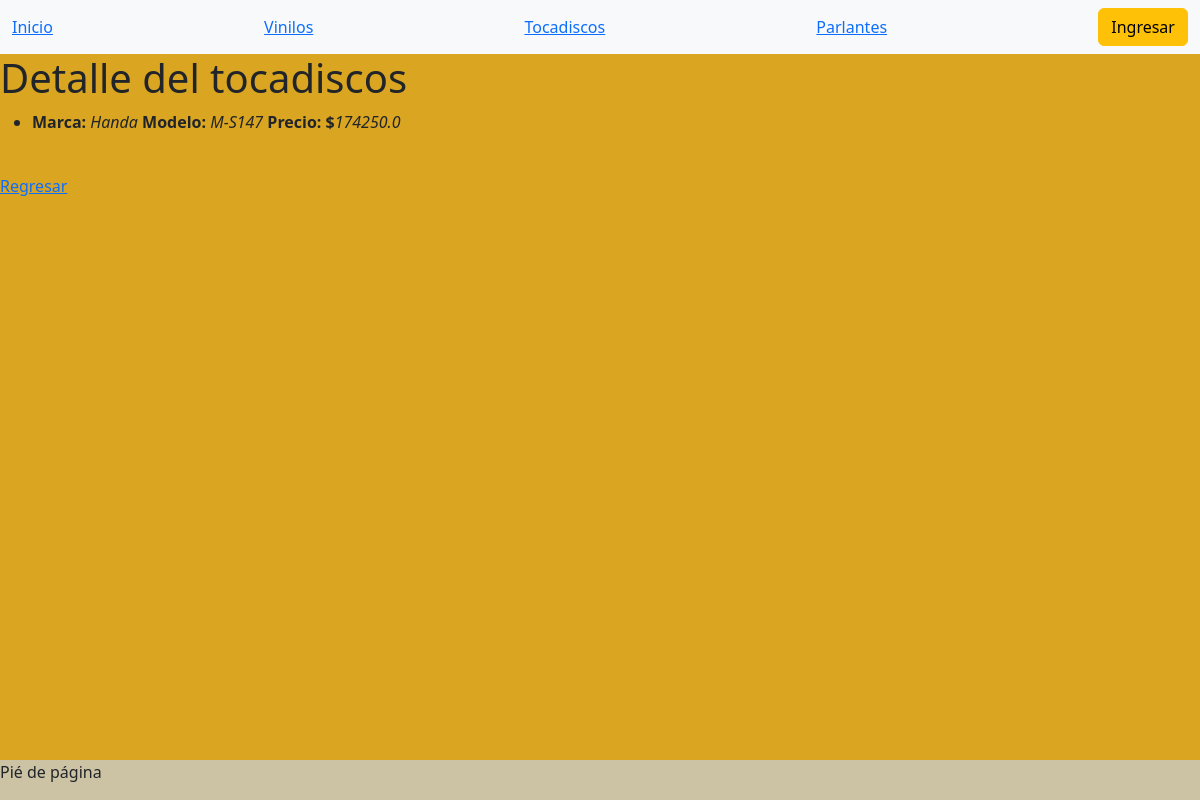
The page /base/tocadiscosDetalle/1 on the database its author committed.
### Appweb/models.py (models this page shows)
class Reproductor(models.Model):
    marca = models.CharField(max_length=50)
    modelo = models.CharField(max_length=50)
    precio = models.FloatField()

### Appweb/views.py (the view)
# urls.py: path('tocadiscosDetalle/<pk>', TocadiscosDetailView.as_view(), name='DetalleTocadiscos'),
class TocadiscosDetailView(DetailView):
    model = Reproductor
    template_name = 'ventanas/tocadiscos_detalle.html'

### Appweb/templates/ventanas/tocadiscos_detalle.html
{% extends 'ventanas/base.html' %}
{% load static %}
{% block main %}
    <h1>Detalle del tocadiscos</h1>
    <ul>
        <li>
            <strong>Marca: </strong><i>{{ reproductor.marca }}</i>
            <strong>Modelo: </strong><i>{{ reproductor.modelo }}</i>
            <strong>Precio: $</strong><i>{{ reproductor.precio }}</i>
        </li>
    </ul>
    <br>
    <p>
        <a href="{% url 'ListarTocadiscos' %}">Regresar</a>
    </p>
{% endblock %}

### Appweb/static/aplication/css/estilos.css (style rules this page uses)
body { display: flex; min-height: 100vh; flex-direction: column; margin: 0; }

### rows shown on the page
Reproductor: marca "Handa", modelo "M-S147", precio "174250.0"
